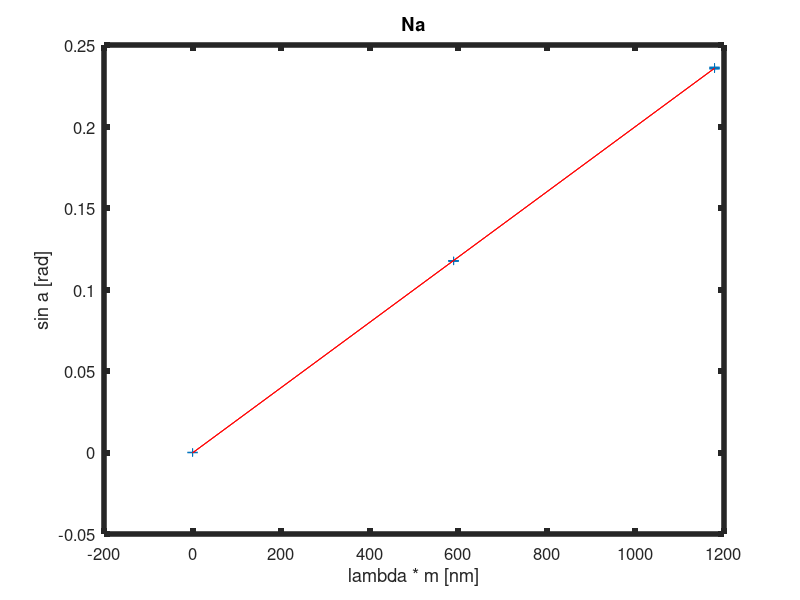

This figure's MATLAB source:
disp("==================== SÓD")
pkg load statistics

% PW style chi2 statistic for testing linear goodness of fit
function retval = chi2(y_observed, y_fitted, y_uncertainty)
	% chi2 = sum(((y - y_fit).^2) ./ (u_y.^2));
	retval = sum( y_uncertainty.^(-2) .* (y_observed - y_fitted).^2 );
endfunction

% get critial chi2 value
function retval = chi2_crit(alpha, dof)
	retval = chi2inv(1 - alpha, dof);
endfunction

function retval = lin_regression(x, y)
	disp("/////// LIN REG ////////")
	F = [ones(size(x)), x];   % design matrix with intercept

	[p, p_int, r, r_int, stats] = regress(y, F);

	intercept = p(1)
	slope = p(2)
	lower_bound_ci_intercept = p_int(1,1)
	upper_bound_ci_intercept = p_int(1,2)
	lower_bound_ci_slope = p_int(2,1)
	upper_bound_ci_slope = p_int(2,2)

	% intercept_stderr = abs(lower_bound_ci_intercept-upper_bound_ci_intercept)/(2*1.96)
	intercept_stderr = (upper_bound_ci_intercept - intercept) / 1.96
	slope_stderr = (upper_bound_ci_slope - slope) / 1.96

	R2 = stats(1)

	retval = p;
endfunction

function lin_regression_chi2(p, x, y, y_err)
% p is the output of regress()
	disp("/////// CHI2 ////////")
	fity = p(2)*x + p(1);
	CHI2 = chi2(y, fity, y_err)
	degs_of_freedom = length(y)-2
	CHI2_crit = chi2_crit(0.05, degs_of_freedom)

	if (CHI2 < CHI2_crit)
		disp("brak podstaw do odrzucenia hipotezy o liniowości")
	else
		disp("należy odrzucić hipotezę o liniowości")
	endif
endfunction

lambda = 589.3; %nm
% lambda = 589.3 * 10^(-9);

ang = [
0.2376562
0.1178097
0
0.1178097
0.2385289
];

m = [
2
1
0
1
2
];

x_mlambda = lambda .* m
y_sinang = sin(ang)

% niep_ang = dokładność odczytu delta phi / sqrt 3 [rad]
niep_ang = 0.00029147 / sqrt(3);
niep_sin_ang = cos(ang) .* niep_ang

p = lin_regression(x_mlambda, y_sinang);
lin_regression_chi2(p, x_mlambda, y_sinang, niep_sin_ang)

d = 1/p(2)
% dnanometry = 1/p(2)

fit = p(2)*x_mlambda + p(1);

figure(1)
p1 = errorbar(x_mlambda, y_sinang, 0, niep_sin_ang, "~>");
set(p1, "linestyle", "none");
set(p1, "marker", "+");
set(gca, "linewidth", 4, "fontsize", 12);
xlabel ("lambda * m [nm]");
ylabel ("sin a [rad]");
title ("Na");

hold on;
plot(x_mlambda, fit, 'r-');
% legend("f(x)","fit");
hold off;

saveas(gcf, 'fiz24.png');



